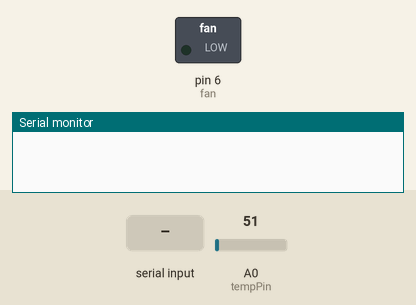
Recording of a sketch running on a simulated Arduino Uno, built with avr-gcc and run on an emulated ATmega328P. Parts: switched loads named in the sketch (green lamp = pin HIGH), the last lines printed to the serial monitor. Inputs (shaded band) come from the test bench; at power-on: A0 (tempPin) = 51.

Above: at 1.2 s.
1.3 s: "b" received over Serial
At 3.2 s:
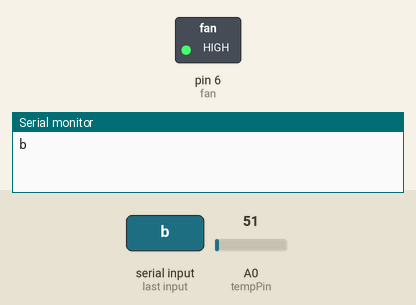
3.5 s: "4" received over Serial
At 4.5 s:
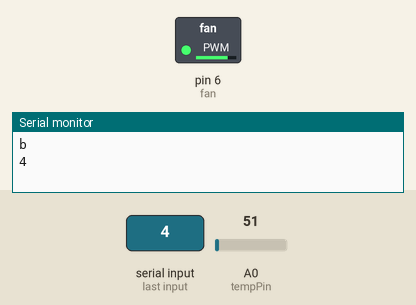
5.0 s: "3" received over Serial
At 5.7 s:
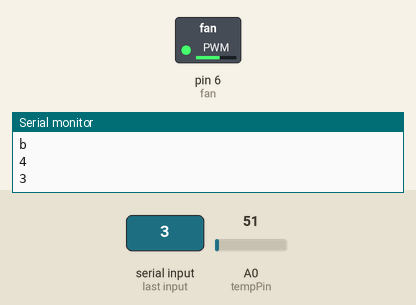
6.5 s: "2" received over Serial
At 6.8 s:
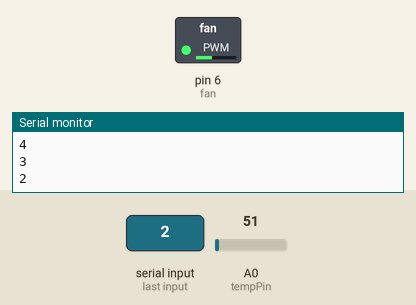
Timing chart, 0 to 9.0 s (numbered marks = the images above; inputs shaded):
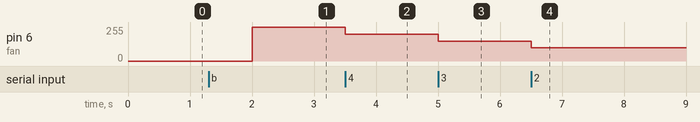

The sketch:

fan.ino
```cpp
float temp;
char mode='a';
char data='a';

int tempPin = A0;
int tempMin = 30;
int tempMax = 70;

int fan = 6;
int fanSpeed = 0;

void setup()
{
  Serial.begin(9600);

  pinMode(fan, OUTPUT);
  pinMode(tempPin, INPUT);

}

void loop() {

  if(Serial.available() > 0)      // Send data only when you receive data:
   {
      data = Serial.read();        //Read the incoming data & store into data
      Serial.println(data);          //Print Value inside data in Serial monitor


      if(data == 'a' || data == 'b')
      {
        mode=data;
      }

      if(data == 'a')
      {
        Serial.println(temp);
      }

      else if(data == 'b')
       {
         fanSpeed=255;
       }
  }
      if(mode == 'a')
      {
        temp = analogRead(tempPin);
        temp = (temp *5.0*100.0)/1024.0; //calculate the temperature in Celsius
        delay(1000); // delay in between reads for stability

        if(temp < tempMin)
        {
          fanSpeed = 0; // fan is not spinning
          digitalWrite(fan, LOW);
        }
        if((temp >= tempMin) && (temp <= tempMax))
        {
          fanSpeed = map(temp, tempMin, tempMax, 32, 255); // the actual speed of fan
          analogWrite(fan, fanSpeed); // spin the fan at the fanSpeed speed
        }
      }
      else if(mode == 'b')
      {
          if(data == '5')
            fanSpeed= 255;
          else if(data == '4')
            fanSpeed= 200;
          else if(data == '3')
            fanSpeed= 150;
          else if(data == '2')
            fanSpeed= 100;
          else if(data == '1')
            fanSpeed= 50;
          else if(data == '0')
            fanSpeed= 0;

          analogWrite(fan, fanSpeed);
      }
}
```

Measured:
- after the input at 1.3 s, pin 6 (fan): 0/255 → 255/255 after 0.70 s
- after the input at 3.5 s, pin 6 (fan): 255/255 → 200/255 at once
- after the input at 5.0 s, pin 6 (fan): 200/255 → 150/255 at once
- after the input at 6.5 s, pin 6 (fan): 150/255 → 100/255 at once
